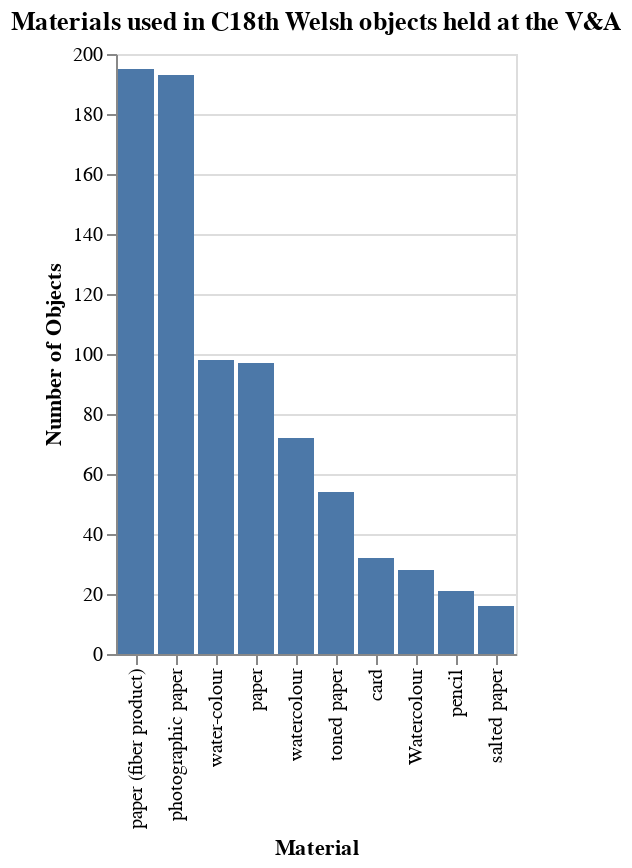

Notebook code cell kept with this figure:
### Markdown cell above
### Specified cluster type

Alternatively, you can use a different endpoint to request only the single cluster type. This returns only the term information, making it slightly easy to load into data science programmes such as Pandas.

### Code cell
import pandas as pd
import altair as alt

materials_df = pd.read_json('https://api.vam.ac.uk/v2/objects/clusters/material/search?id_place=x29337&made_after_year=1700&made_before_year=1800&cluster_size=10', orient='columns')
alt.Chart(materials_df, title="Materials used in C18th Welsh objects held at the V&A").mark_bar().encode(
    x=alt.X('value', sort='-y', title='Material'),
    y=alt.Y('count', title='Number of Objects'))

### Figure 1 — Vega-Lite specification as saved in the notebook (floating-point values rounded to 4 significant figures)
{"config": {"view": {"continuousWidth": 400, "continuousHeight": 300}}, "data": {"name": "data-be183fe542e85d7f0fb50a75d9380e12"}, "mark": "bar", "encoding": {"x": {"type": "nominal", "field": "value", "sort": "-y", "title": "Material"}, "y": {"type": "quantitative", "field": "count", "title": "Number of Objects"}}, "title": "Materials used in C18th Welsh objects held at the V&A", "$schema": "https://vega.github.io/schema/vega-lite/v4.8.1.json", "datasets": {"data-be183fe542e85d7f0fb50a75d9380e12": [{"id": "AAT14109", "value": "paper (fiber product)", "count": 195, "count_max_error": 0}, {"id": "AAT14190", "value": "photographic paper", "count": 193, "count_max_error": 0}, {"id": "AAT15045", "value": "water-colour", "count": 98, "count_max_error": 0}, {"id": "x30308", "value": "paper", "count": 97, "count_max_error": 0}, {"id": "x33202", "value": "watercolour", "count": 72, "count_max_error": 0}, {"id": "x44137", "value": "toned paper", "count": 54, "count_max_error": 0}, {"id": "x30344", "value": "card", "count": 32, "count_max_error": 0}, {"id": "x33202", "value": "Watercolour", "count": 28, "count_max_error": 0}, {"id": "x30347", "value": "pencil", "count": 21, "count_max_error": 0}, {"id": "AAT127389", "value": "salted paper", "count": 16, "count_max_error": 0}]}}
